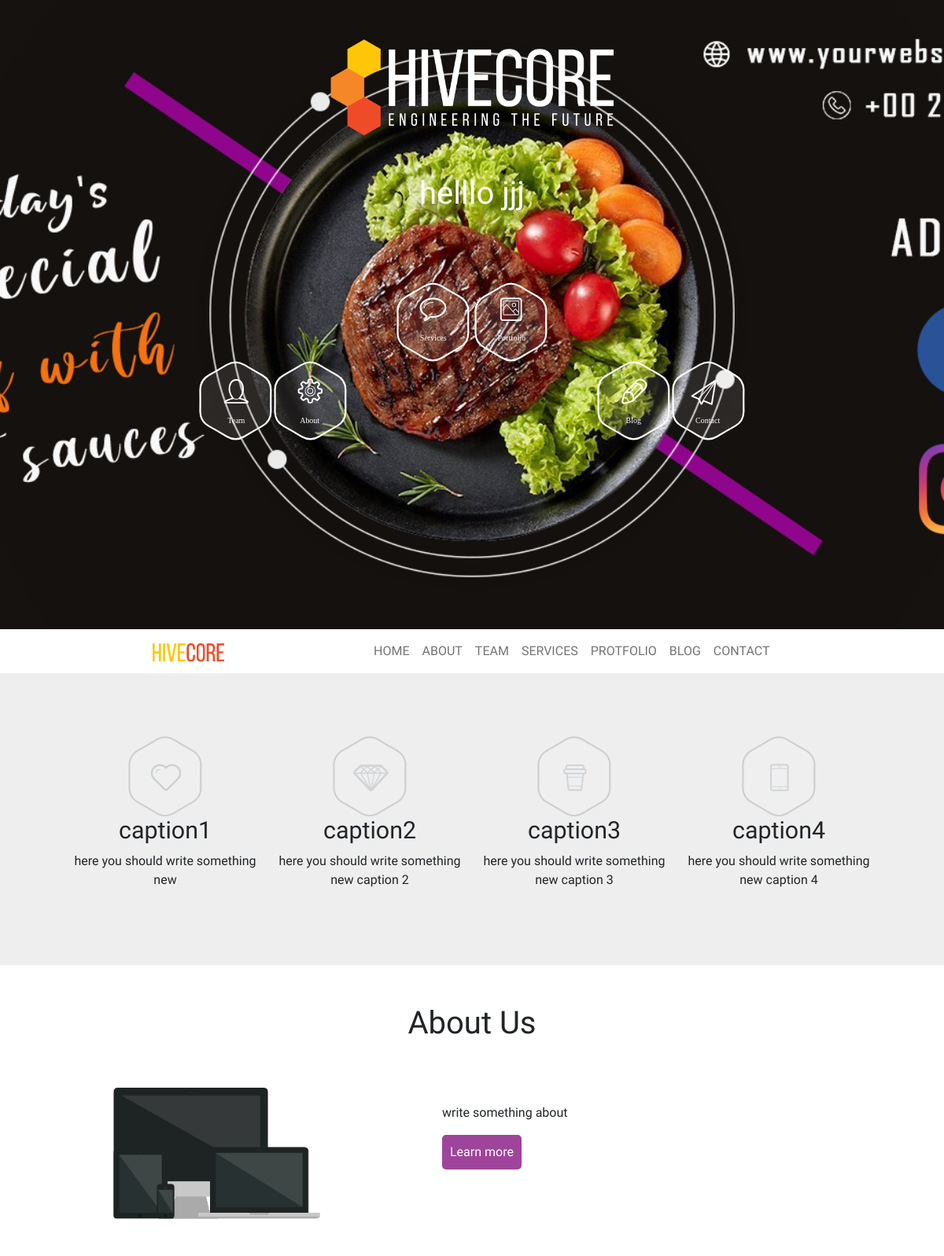
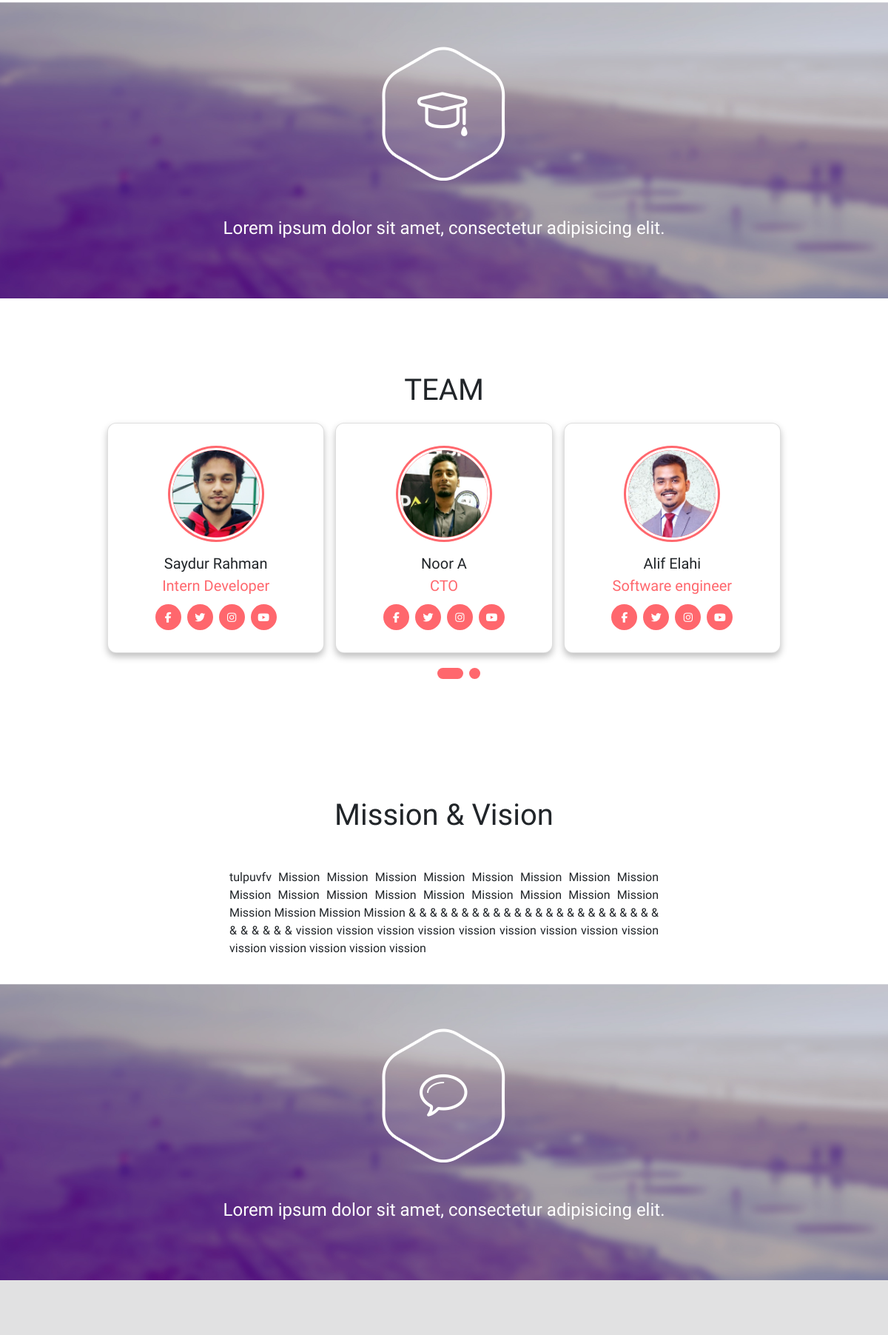
The page / (upper part) on the database its author committed (2 pictures, top to bottom).
### main/models.py (models this page shows, shortened)
class Banner(models.Model):
    image = models.ImageField(upload_to = 'imag/%y')

class Logo(models.Model):
    caption = models.CharField(max_length=50)
    image = models.ImageField(upload_to = 'imag/%y')

class Subtitle(models.Model):
    subtitle = models.TextField(max_length=1000)

class Nav_logo(models.Model):
    image = models.ImageField(upload_to = 'imag/%y')

class Feature(models.Model):
    caption = models.CharField(max_length=50)
    details = models.CharField(max_length=300)
    image = models.ImageField(upload_to = 'imag/%y')

class About(models.Model):
    caption = models.CharField(max_length=50, null=True, blank=True)
    description = models.TextField(max_length=1000)
    image = models.ImageField(upload_to = 'imag/%y', null=True, blank=True)

class Team(models.Model):
    name = models.CharField(max_length=50, null=True, blank=True)
    designation = models.TextField(max_length=1000)
    image = models.ImageField(upload_to = 'imag/%y', null=True, blank=True)
    facebook = models.TextField(max_length=50, null=True, blank=True)
    twitter = models.TextField(max_length=50, null=True, blank=True)
    social3 = models.TextField(max_length=50, null=True, blank=True)
    social4 = models.TextField(max_length=50, null=True, blank=True)

class Mission(models.Model):
    moto = models.TextField(max_length=1000)

### main/views.py (the view, shortened to what this page needs)
# urls.py: path('', views.index, name = 'index'),
def index(request):
    about = About.objects.all().first()
    mission = Mission.objects.all().first()
    subtitle = Subtitle.objects.all().first()
    logo = Logo.objects.all().first()
    banner = Banner.objects.all().first()
    nav_logo = Nav_logo.objects.all().first()
    footer = Footer.objects.all().first()
    feature = Feature.objects.all()[:4]
    team = Team.objects.all()
    team2 = Team2.objects.all()
    clint_review = Clint_review.objects.all()
    address = Address.objects.all().last()
    con = {
    'subtitle': subtitle.subtitle,
    'about': about,
    'moto': mission.moto,
    'logo':logo,
    'banner':banner,
    'nav_logo':nav_logo,
    'footer':footer,
    'feature':feature,
    'team':team,
    'team2':team2,
    'clint_review':clint_review,
    'address': address,
}
    return render(request, 'index.html',con)

### main/templates/index.html (shortened to what this page needs)
{% load static%}
<!DOCTYPE html>
<html lang="en">
<head>
  <link href="https://cdn.jsdelivr.net/npm/bootstrap@5.1.0/dist/css/bootstrap.min.css" rel="stylesheet"
>
  <link rel="stylesheet" href="{% static 'style.css' %}">
</head>
<body>
  <div class="container-fluid px-0">
    <div class="jumbotron" style="background-image: url({{banner.image.url}});">
      <a class="navbar-brand1" href="index.html"><img src="{{logo.image.url}}"></a>
      <h1>{{ subtitle }}</h1>
      <div class="header-nav container row-12">
        <div class="link-1 col-4">
          <a class=" " href="#"><img src="{% static 'image/1.svg' %}"></a>
          <a class=" " href="#"><img src="{% static 'image/2.svg' %}"></a>
        </div>
        <div class="link-2 col-4">
          <a class=" " href="#"><img src="{% static 'image/3.svg' %}"></a>
          <a class=" " href="#"><img src="{% static 'image/4.svg' %}"></a>
        </div>
        <div class="link-3 col-4">
          <a class="" href="#"><img src="{% static 'image/5.svg' %}"></a>
          <a class=" " href="#"><img src="{% static 'image/6.svg' %}"></a>
        </div>
      </div>
    </div>
  </div>
  <div class="container-fluid">
    <nav class="navbar navbar-expand-lg navbar-light">
      <div class="nav_logo"><a class="navbar-brand" href="#"><img src="{{nav_logo.image.url}}"></a></div>
      <div class="collapse navbar-collapse" id="navbarNavAltMarkup">
        <div class="navbar-nav">
          <a class="nav-item nav-link" href="#">HOME</a>
          <a class="nav-item nav-link" href="#">ABOUT</a>
          <a class="nav-item nav-link" href="#">TEAM</a>
          <a class="nav-item nav-link" href="#">SERVICES</a>
          <a class="nav-item nav-link" href="#">PROTFOLIO</a>
          <a class="nav-item nav-link" href="#">BLOG</a>
          <a class="nav-item nav-link" href="#">CONTACT</a>
        </div>
      </div>
    </nav>
  </div>
  <div class=" container-fluid" style="background-color: #eeeeee;">
    <div class="Feature row">
      {% for n in  feature%}
      <div class="col">
        <img src="{{n.image.url}}">
        <h2>{{n.caption}}</h2>
        <p>{{n.details}}</p>
      </div>
      {% endfor %}
    </div>
  </div>
  <div class="container-fluid" style="margin-top: 50px; margin-bottom: 50px;">
    <h1 style="text-align: center; padding:0 50px 50px 50px;">About Us</h1>
    <div class="row">
      <div class="col-sm" style="text-align: center;">
        <img style="width: 50%;" src="{{about.image.url}}">
      </div>
      <div class="col-sm about_discription" style="margin: 0 100px 0 0; ">
        <p style="width: 100%; text-align: justify; padding-top: 20px;">{{about.description}}</p>
        <button style="color: white; padding: 10px; border-radius: 5px; background: #9f449b; border: none;"> Learn
          more</button>
      </div>
    </div>
  </div>
  <div class="Quote container-fluid gx-0 d-flex justify-content-center">
    <div style="margin-top: 20px;"><img style="margin: 40px;" src="{% static '/image/study.png' %}">
      <h4 style="color: white; margin: 10px;">Lorem ipsum dolor sit amet, consectetur adipisicing elit.</h4>
    </div>
  </div>
  <div class="team">
    <div class="container">
      <h1>TEAM</h1>
    <div class="main-card">
      <div class="cards">
        {% for t in  team%}
        <div class="card">
         <div class="content">
           <div class="img">
            <img src="{{t.image.url}}" alt="">
           </div>
           <div class="details">
             <div class="name">{{t.name}}</div>
             <div class="job">{{t.designation}}</div>
           </div>
           <div class="media-icons">
             <a href="{{t.facebook}}"><i class="fab fa-facebook-f"></i></a>
             <a href="{{t.twitter}}"><i class="fab fa-twitter"></i></a>
             <a href="{{t.social3}}"><i class="fab fa-instagram"></i></a>
             <a href="{{t.social4}}"><i class="fab fa-youtube"></i></a>
           </div>
         </div>
        </div>
        {% endfor %}
      </div>
    </div>
    <div class="button">
      <label for="one" class=" active one"></label>
      <label for="two" class="two"></label>
    </div>
  </div>
</div>
  <div style="padding: 20px;">
    <h1 style="text-align: center; padding: 40px;">Mission & Vision</h1>
    <div class="d-flex justify-content-center" style=" width: 100%;">
      <p style="width: 50%; text-align: justify;">{{moto}}
      </p>
    </div>
  </div>
  <div class="Quote container-fluid gx-0 d-flex justify-content-center">
    <div style="margin-top: 20px;"><img style="margin: 40px;" src="{% static '/image/massage.png' %}">
      <h4 style="color: white; margin: 10px;">Lorem ipsum dolor sit amet, consectetur adipisicing elit.</h4>
    </div>
  </div>
  <section id="testimonial">
    <div class="container">
    </div>
</section>
</body>
</html>

### main/static/style.css (style rules this page uses)
* { margin:0; padding: 0; box-sizing: border-box; font-family: 'Source Sans Pro', sans-serif; }
.jumbotron { text-align: center; height: 100vh; background-position: center; background-size: cover; }
.jumbotron h1 { color: white; }
.navbar-brand1 img { width:30%; padding: 50px 0; }
.header-nav { justify-content: center; display: flex; padding-top: 50px; }
.link-1 img { float: right; width: 30%; padding-top: 100px; }
.link-2 img { width: 30%; }
.link-3 img { padding-top: 100px; float: left; width: 30%; }
.navbar-brand img { width:20%; }
.navbar-brand { margin: 0; }
.nav_logo { text-align: center; float: right; }
.Feature { text-align: center; padding: 80px; }
.Feature img { width: 40%; }
.Quote { background: url(./image/edu_base.jpg); text-align: center; height: 50vh; background-position: center; background-size: cover; }
#testimonial { padding: 30px 0px 20px; color: rgb(141, 40, 40); background-color: #e1e1e2; }
@media screen and (min-width: 768px) { h2 { font-size: 190%; } }
.container { max-width: 950px; width: 100%; overflow: hidden; padding: 80px 0; }
.container h1 { text-align: center; margin: 20px; }
.container .main-card { display: flex; justify-content: space-evenly; width: 200%; transition: 1s; }
.container .main-card .cards { width: calc(100% / 2 - 10px); display: flex; flex-wrap: wrap; margin: 0 20px; justify-content: space-between; }
.main-card .cards .card { width: calc(100% / 3 - 10px); background: #fff; border-radius: 12px; padding: 30px; box-shadow: 0 5px 10px rgba(0, 0, 0, 0.25); transition: all 0.4s ease; }
.cards .card .content { width: 100%; display: flex; flex-direction: column; justify-content: center; align-items: center; text-align: center; }
.cards .card .content .img { height: 130px; width: 130px; border-radius: 50%; padding: 3px; background: #FF676D; margin-bottom: 14px; }
.card .content .img img { height: 100%; width: 100%; border: 3px solid #ffff; border-radius: 50%; object-fit: cover; }
.card .content .name { font-size: 20px; font-weight: 500; }
.card .content .job { font-size: 20px; color: #FF676D; }
.card .content .media-icons { margin-top: 10px; display: flex; }
.media-icons a { text-align: center; line-height: 33px; height: 35px; width: 35px; margin: 0 4px; font-size: 14px; color: #FFF; border-radius: 50%; border: 2px solid transparent; background: #FF676D; transition: all 0.3s ease; }
.container .button { width: 100%; display: flex; justify-content: center; margin: 20px; }
.button label { height: 15px; width: 15px; border-radius: 20px; background: #FF676D; margin: 0 4px; cursor: pointer; transition: all 0.5s ease; }
.button label.active { width: 35px; }

### rows shown on the page
Banner: image (picture)
Logo: image (picture)
Subtitle: subtitle "helllo jjj"
Nav_logo: image (picture)
Feature: image (picture), caption "caption1", details "here you should write something new"
Feature: image (picture), caption "caption2", details "here you should write something new caption 2"
Feature: image (picture), caption "caption3", details "here you should write something new caption 3"
Feature: image (picture), caption "caption4", details "here you should write something new caption 4"
About: image (picture), description "write something about"
Team: image (picture), name "Saydur Rahman", designation "Intern Developer"
Team: image (picture), name "Noor A", designation "CTO"
Team: image (picture), name "Alif Elahi", designation "Software engineer"
Mission: moto "tulpuvfv Mission Mission Mission Mission Mission Mission Mission Mission Mission Mission Mission Mission Mission Mission Mission Mission Mission Mission Mission Mission Mission & & & & & & & & & & & & & & & & & & & & & & & & & & & & & & vission vission vission vission vission vission vission vission vission vission vission vission vission vission"
